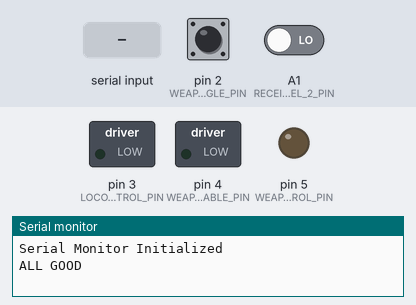
Bench run of a sketch on a simulated Arduino Uno, built with avr-gcc and run on an emulated ATmega328P. Parts: switched loads named in the sketch (green lamp = pin HIGH), output pins drawn as LEDs (lit = HIGH), the last lines printed to the serial monitor. The inputs (shaded band) are chosen by the test bench; at power-on: pin 2 (WEAPON_TOGGLE_PIN) LOW, A1 (RECEIVER_CHANNEL_2_PIN) LOW.

Above: at 1.2 s.
1.3 s: "W_ARM\n" received over Serial
5.8 s: pin 2 (WEAPON_TOGGLE_PIN) pulsed HIGH 2 times (0.12 s each, 0.3 s apart)
At 6.8 s:
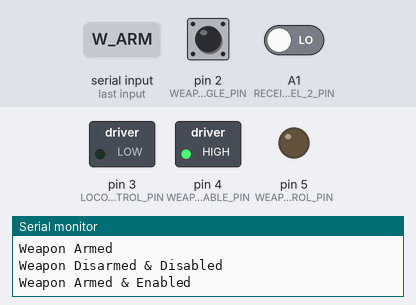
Timing chart, 0 to 8.8 s (numbered marks = the images above; inputs shaded):
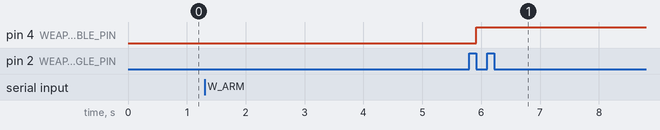

Measured:
- after the input at 5.8 s, pin 4 (WEAPON_ENABLE_PIN): LOW → HIGH after 0.12 s

The sketch:

arduino-code.ino
```cpp
#include "src/Locomotion.h"
#include "src/Weapon.h"
#include "src/Receiver.h"

#define WEAPON_THROTTLE_CHANNEL 2
#define LOCOMOTION_THROTTLE_CHANNEL 3
#define WEAPON_TOGGLE_CHANNEL 6
#define WEAPON_TOGGLE_PIN 2
#define LOCOMOTION_TOGGLE_CHANNEL 5

Locomotion locomotion{};
Weapon weapon{};
Receiver receiver{};

volatile uint32_t weaponToggleStartTime = 0;
volatile uint32_t weaponTogglePulseWidth = 1500;

void isrWeaponTogglePulse() {
	if (digitalRead(WEAPON_TOGGLE_PIN) == HIGH) {
		weaponToggleStartTime = micros();
	} else {
		weaponTogglePulseWidth = micros() - weaponToggleStartTime;
	}
}

void setup() {
	Serial.begin(9600);
	Serial.println("Serial Monitor Initialized");

	if (digitalPinToInterrupt(WEAPON_TOGGLE_PIN) != -1) { // Check if pin is interrupt-capable
		Serial.println("ALL GOOD");
		pinMode(WEAPON_TOGGLE_PIN, INPUT);
		attachInterrupt(digitalPinToInterrupt(WEAPON_TOGGLE_PIN), isrWeaponTogglePulse, CHANGE);
	} else {
		Serial.println("NOT GOOD");
	}
}

void loop() {
	bool armWeapon = (weaponTogglePulseWidth > 1750);

	if (armWeapon && !weapon.isArmed()) {
		weapon.arm();
		weapon.enable();
		Serial.println("Weapon Armed & Enabled");
	} else if (!armWeapon && weapon.isArmed()) {
		weapon.disarm();
		weapon.disable();
		Serial.println("Weapon Disarmed & Disabled");
	}

	if (Serial.available()) {
		// Read incoming data and update control values

		String cmd = Serial.readStringUntil('\n');
		Serial.print("cmd: ");
		Serial.println(cmd);

		if (cmd == "L_ARM") {
			locomotion.arm();
			Serial.println("Locomotion Armed");
		} else if (cmd == "L_DISARM") {
			locomotion.disarm();
			Serial.println("Locomotion Disarmed");
		} else if (cmd == "W_ARM") {
			weapon.arm();
			Serial.println("Weapon Armed");
		} else if (cmd == "W_DISARM") {
			weapon.disarm();
			Serial.println("Weapon Disarmed");
		} else if (cmd == "L_ENABLE") {
			locomotion.enable();
			Serial.println("Locomotion Enabled");
		} else if (cmd == "L_DISABLE") {
			locomotion.disable();
			Serial.println("Locomotion Disabled");
		} else if (cmd == "W_ENABLE") {
			weapon.enable();
			Serial.println("Weapon Enabled");
		} else if (cmd == "W_DISABLE") {
			weapon.disable();
			Serial.println("Weapon Disabled");
		} else {
			Serial.println("Unknown Command");
		}
	}

		if (locomotion.isEnabled()) {
			unsigned long locomotion_throttle = receiver.readChannelRaw(LOCOMOTION_THROTTLE_CHANNEL);
			Serial.print("Locomotion Throttle: ");
			Serial.println(locomotion_throttle);
			locomotion.setThrottle(locomotion_throttle);
		} else {
			//Serial.println("Weapon is disabled, skipping throttle update");
		}

	//locomotion.setThrottle(receiver.readChannel(LOCOMOTION_CONTROL_PIN));
	if (weapon.isEnabled()) {
		unsigned long weapon_throttle = receiver.readChannelRaw(WEAPON_THROTTLE_CHANNEL);
		Serial.print("Weapon Throttle: ");
		Serial.println(weapon_throttle);
		weapon.setThrottle(weapon_throttle);
	} else {
		//Serial.println("Weapon is disabled, skipping throttle update");
	}
}
```

Locomotion.cpp
```cpp
#include "Locomotion.h"

Locomotion::Locomotion() {
	pinMode(LOCOMOTION_ENABLE_PIN, OUTPUT);
	digitalWrite(LOCOMOTION_ENABLE_PIN, LOW);
	pinMode(LOCOMOTION_CONTROL_PIN, OUTPUT);
	digitalWrite(LOCOMOTION_CONTROL_PIN, LOW);
}

void Locomotion::arm() {
	digitalWrite(LOCOMOTION_ENABLE_PIN, HIGH);
}

void Locomotion::disarm() {
	digitalWrite(LOCOMOTION_ENABLE_PIN, LOW);
}

bool Locomotion::isArmed() {
	return digitalRead(LOCOMOTION_ENABLE_PIN) == HIGH;
}

void Locomotion::enable() {
	enabled = true;
}

void Locomotion::disable() {
	enabled = false;
}

bool Locomotion::isEnabled() {
	return enabled;
}

void Locomotion::setThrottle(int value) {
	if (!enabled)
		return;

	analogWrite(LOCOMOTION_CONTROL_PIN, value);
}
```

Locomotion.h
```cpp
#ifndef LOCOMOTION_H
#define LOCOMOTION_H

#include "MotorSystem.h"

#include <Arduino.h>

#define LOCOMOTION_ENABLE_PIN 2
#define LOCOMOTION_CONTROL_PIN 3

class Locomotion : public MotorSystem {
public:
	Locomotion();
	void arm() override;
	void disarm() override;
	void enable() override;
	void disable() override;
	bool isArmed() override;
	bool isEnabled() override;

	void setThrottle(int value);
	void setSteering(int value);
};

#endif
```

MotorSystem.h
```cpp
#ifndef MOTOR_SYSTEM_H
#define MOTOR_SYSTEM_H

class MotorSystem {
public:
	virtual void arm() = 0;
	virtual void disarm() = 0;
	virtual void enable() = 0;
	virtual void disable() = 0;
	virtual bool isArmed() = 0;
	virtual bool isEnabled() = 0;

protected:
	bool armed = false;
	bool enabled = false;
};

#endif
```

Receiver.cpp
```cpp
#include "Receiver.h"

Receiver::Receiver() {
	pinMode(RECEIVER_CHANNEL_1_PIN, INPUT);
	pinMode(RECEIVER_CHANNEL_2_PIN, INPUT);
	pinMode(RECEIVER_CHANNEL_3_PIN, INPUT);
	pinMode(RECEIVER_CHANNEL_4_PIN, INPUT);
	pinMode(RECEIVER_CHANNEL_5_PIN, INPUT);
	pinMode(RECEIVER_CHANNEL_6_PIN, INPUT);
}

int Receiver::readChannel(int channel) {
	unsigned long raw_value = readChannelRaw(channel);
	if (raw_value <= MIN_PULSE_TIME) {
		return 0;
	} else if (raw_value >= MAX_PULSE_TIME) {
		return 255;
	}

	unsigned long range = MAX_PULSE_TIME - MIN_PULSE_TIME;
	return ((raw_value - MIN_PULSE_TIME) * 255) / range;
}

unsigned long Receiver::readChannelRaw(int channel) {
	switch (channel) {
		case 1: return pulseIn(RECEIVER_CHANNEL_1_PIN, HIGH);
		case 2: return pulseIn(RECEIVER_CHANNEL_2_PIN, HIGH);
		case 3: return pulseIn(RECEIVER_CHANNEL_3_PIN, HIGH);
		case 4: return pulseIn(RECEIVER_CHANNEL_4_PIN, HIGH);
		case 5: return pulseIn(RECEIVER_CHANNEL_5_PIN, HIGH);
		case 6: return pulseIn(RECEIVER_CHANNEL_6_PIN, HIGH);
		default: return -1;
	}
}
```

Receiver.h
```cpp
#ifndef RECEIVER_H
#define RECEIVER_H

#include <Arduino.h>

#define RECEIVER_CHANNEL_1_PIN A0
#define RECEIVER_CHANNEL_2_PIN A1
#define RECEIVER_CHANNEL_3_PIN A2
#define RECEIVER_CHANNEL_4_PIN A3
#define RECEIVER_CHANNEL_5_PIN A4
#define RECEIVER_CHANNEL_6_PIN A5

#define MIN_PULSE_TIME 1100
#define MAX_PULSE_TIME 1900

class Receiver {
public:
	Receiver();
	int readChannel(int channel);
	unsigned long readChannelRaw(int channel);
};

#endif
```

Weapon.cpp
```cpp
#include "Weapon.h"

Weapon::Weapon() {
	pinMode(WEAPON_ENABLE_PIN, OUTPUT);
	digitalWrite(WEAPON_ENABLE_PIN, LOW);

	pinMode(WEAPON_CONTROL_PIN, OUTPUT);
	digitalWrite(WEAPON_CONTROL_PIN, LOW);
}

void Weapon::arm() {
	digitalWrite(WEAPON_ENABLE_PIN, HIGH);
}

void Weapon::disarm() {
	digitalWrite(WEAPON_ENABLE_PIN, LOW);
}

bool Weapon::isArmed() {
	return digitalRead(WEAPON_ENABLE_PIN) == HIGH;
}

void Weapon::enable() {
	enabled = true;
}

void Weapon::disable() {
	enabled = false;
	digitalWrite(WEAPON_CONTROL_PIN, LOW); //TODO: REMOVE LATER
}

bool Weapon::isEnabled() {
	return enabled;
}

void Weapon::setThrottle(unsigned long value) {
	if (!enabled)
		return;

	digitalWrite(WEAPON_CONTROL_PIN, HIGH);
	delayMicroseconds(value);
	digitalWrite(WEAPON_CONTROL_PIN, LOW);
	delayMicroseconds(20000 - value);
	//analogWrite(WEAPON_CONTROL_PIN, value);
}
```

Weapon.h
```cpp
#ifndef WEAPON_H
#define WEAPON_H

#include "MotorSystem.h"

#include <Arduino.h>

#define WEAPON_ENABLE_PIN 4
#define WEAPON_CONTROL_PIN 5

class Weapon : public MotorSystem {
public:
	Weapon();
	void arm() override;
	void disarm() override;
	void enable() override;
	void disable() override;
	bool isArmed() override;
	bool isEnabled() override;

	void setThrottle(unsigned long value);
};

#endif
```
